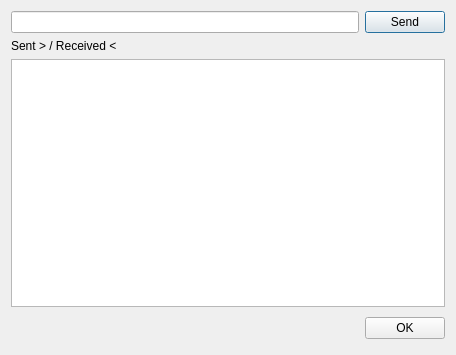
<?xml version="1.0" encoding="UTF-8"?>
<ui version="4.0">
 <class>CamSerialDlg</class>
 <widget class="QDialog" name="CamSerialDlg">
  <property name="geometry">
   <rect>
    <x>0</x>
    <y>0</y>
    <width>456</width>
    <height>355</height>
   </rect>
  </property>
  <property name="windowTitle">
   <string>Camera Serial</string>
  </property>
  <layout class="QVBoxLayout" name="verticalLayout">
   <item>
    <layout class="QHBoxLayout" name="horizontalLayout">
     <item>
      <widget class="QLineEdit" name="lineEdit"/>
     </item>
     <item>
      <widget class="QPushButton" name="sendButton">
       <property name="text">
        <string>Send</string>
       </property>
       <property name="default">
        <bool>true</bool>
       </property>
      </widget>
     </item>
    </layout>
   </item>
   <item>
    <widget class="QLabel" name="label">
     <property name="text">
      <string>Sent &gt; /  Received &lt;</string>
     </property>
    </widget>
   </item>
   <item>
    <widget class="QTextBrowser" name="textBrowser"/>
   </item>
   <item>
    <layout class="QHBoxLayout">
     <property name="spacing">
      <number>6</number>
     </property>
     <property name="margin">
      <number>0</number>
     </property>
     <item>
      <spacer>
       <property name="orientation">
        <enum>Qt::Horizontal</enum>
       </property>
       <property name="sizeHint" stdset="0">
        <size>
         <width>131</width>
         <height>31</height>
        </size>
       </property>
      </spacer>
     </item>
     <item>
      <widget class="QPushButton" name="okButton">
       <property name="text">
        <string>OK</string>
       </property>
       <property name="autoDefault">
        <bool>false</bool>
       </property>
      </widget>
     </item>
    </layout>
   </item>
  </layout>
 </widget>
 <resources/>
 <connections>
  <connection>
   <sender>okButton</sender>
   <signal>clicked()</signal>
   <receiver>CamSerialDlg</receiver>
   <slot>accept()</slot>
   <hints>
    <hint type="sourcelabel">
     <x>329</x>
     <y>157</y>
    </hint>
    <hint type="destinationlabel">
     <x>96</x>
     <y>254</y>
    </hint>
   </hints>
  </connection>
 </connections>
</ui>
